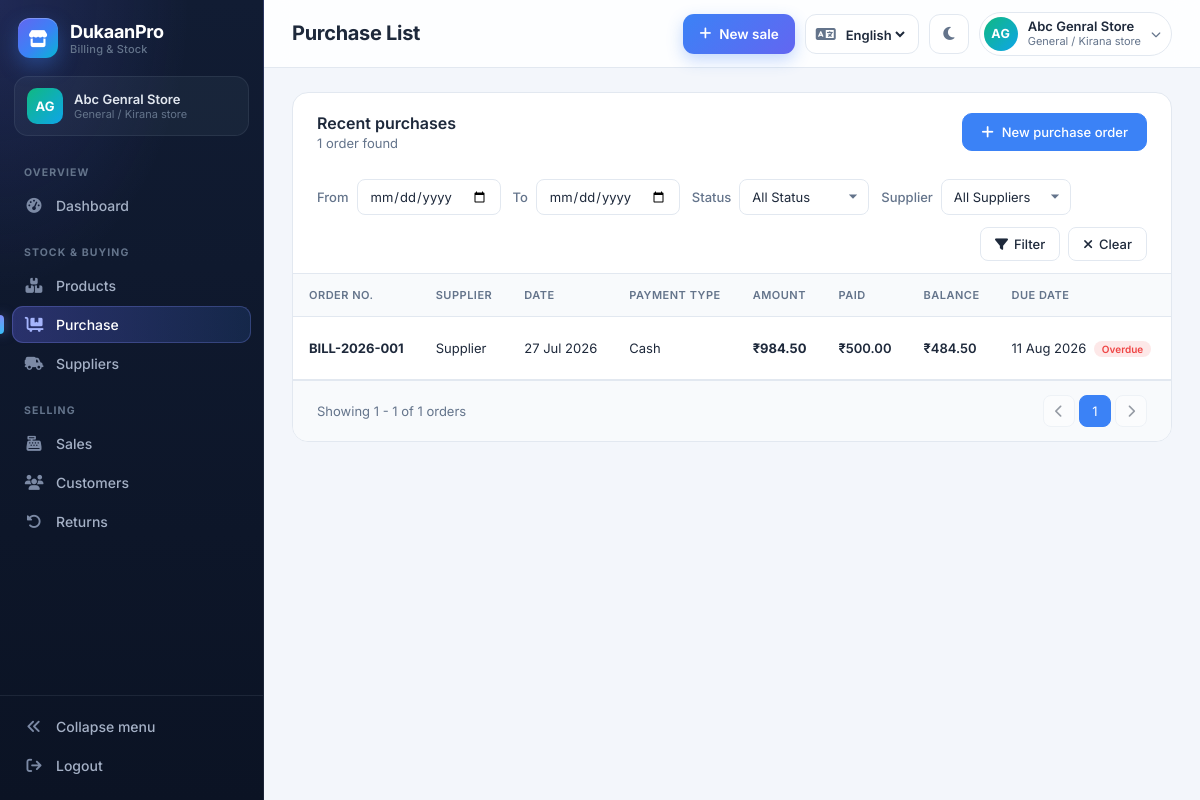
Page /purchase-product-list/ (signed in) on the earlier database version.
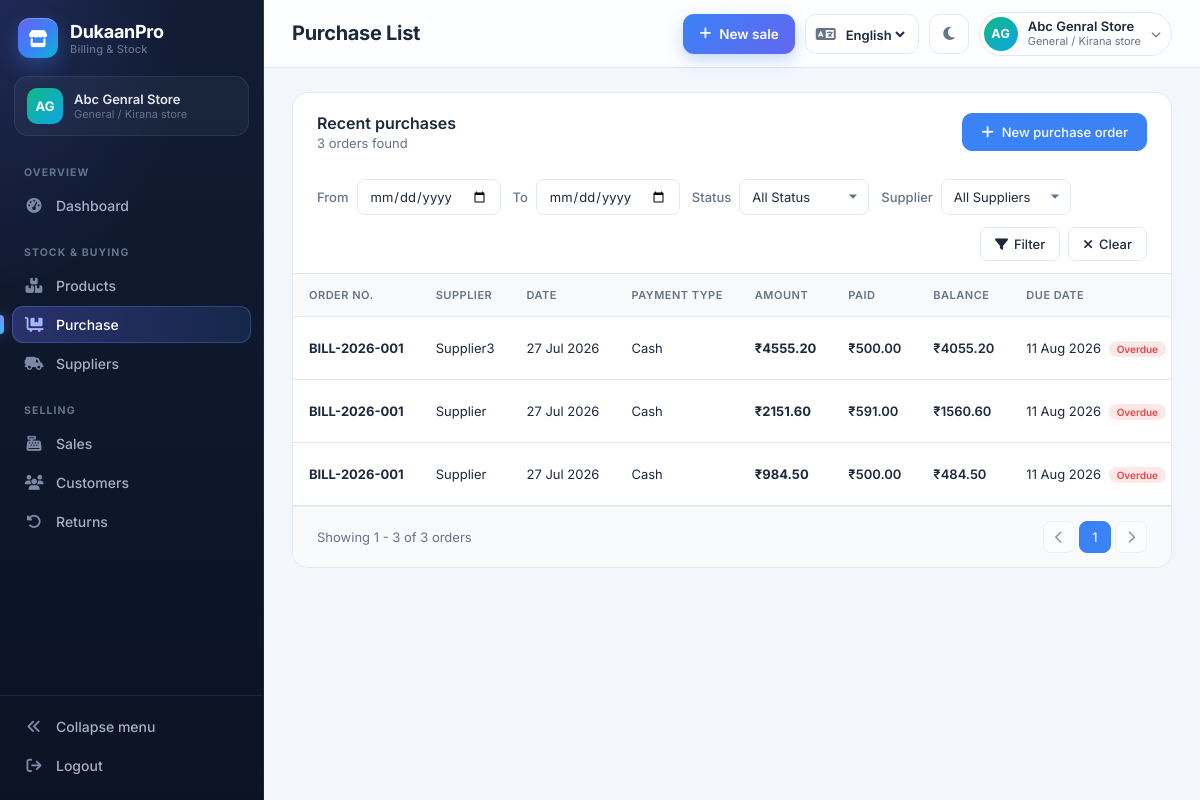
Same page on the later database version.
### pharma_app/models.py (models this page shows, shortened)
class Purchase(models.Model):
    objects = ShopScopedManager("retailer__shop_type")
    all_objects = models.Manager()
    PAYMENT_STATUS = (
        ("Paid", "Paid"),
        ("Partial", "Partial"),
        ("Unpaid", "Unpaid"),
    )
    PAYMENT_TYPE = (
        ("Cash", "Cash"),
        ("UPI", "UPI"),
        ("Bank Transfer", "Bank Transfer"),
        ("Cheque", "Cheque"),
        ("Credit", "Credit"),
    )
    retailer = models.ForeignKey(
        Retailer,
        on_delete=models.CASCADE,
        related_name="purchases"
    )
    supplier = models.ForeignKey(
            Supplier,
            on_delete=models.CASCADE,
            related_name="supplier"
        )
    bill_number = models.CharField(max_length=100)
    bill_date = models.DateField()
    bill_time = models.TimeField(blank=True, null=True)
    invoice_date = models.DateField()
    payment_terms = models.CharField(max_length=50, blank=True, null=True)
    due_date = models.DateField(blank=True, null=True)
    state_of_supply = models.CharField(max_length=100,blank=True, null=True)
    warehouse = models.CharField(max_length=100, blank=True, null=True)
    subtotal = models.DecimalField(max_digits=12, decimal_places=2, default=0)
    discount = models.DecimalField(max_digits=12, decimal_places=2, default=0)
    gst = models.DecimalField(max_digits=12, decimal_places=2, default=0)
    transport_charge = models.DecimalField(max_digits=12, decimal_places=2, default=0)
    other_charge = models.DecimalField(max_digits=12, decimal_places=2, default=0)
    grand_total = models.DecimalField(max_digits=12, decimal_places=2, default=0)
    paid_amount = models.DecimalField(max_digits=12, decimal_places=2, default=0)
    due_amount = models.DecimalField(max_digits=12, decimal_places=2, default=0)
    payment_type = models.CharField(max_length=30, choices=PAYMENT_TYPE, blank=True, null=True)
    payment_status = models.CharField(max_length=20, choices=PAYMENT_STATUS, default="Unpaid")
    remarks = models.TextField(blank=True, null=True)
    bill_file = models.FileField(upload_to="purchase_bills/", blank=True, null=True)
    tax_type = models.CharField(max_length=5, blank=True, default="")
    cgst = models.DecimalField(max_digits=12, decimal_places=2, default=0)
    sgst = models.DecimalField(max_digits=12, decimal_places=2, default=0)
    igst = models.DecimalField(max_digits=12, decimal_places=2, default=0)
    returned_amount = models.DecimalField(max_digits=12, decimal_places=2, default=0)
    created_at = models.DateTimeField(auto_now_add=True)
    updated_at = models.DateTimeField(auto_now=True)
    class Meta:
        ordering = [
            "-bill_date",
            "-created_at"
        ]
        indexes = [
            models.Index(
                fields=["retailer", "-bill_date"],
                name="purchase_retailer_date_idx"
            ),
            models.Index(
                fields=["retailer", "supplier", "-bill_date"],
                name="purchase_supplier_date_idx"
            ),
            models.Index(
                fields=["retailer", "payment_status", "-bill_date"],
                name="purchase_status_date_idx"
            ),
        ]

class Supplier(models.Model):
    objects = ShopScopedManager("retailer__shop_type")
    all_objects = models.Manager()
    retailer = models.ForeignKey(
        Retailer,
        on_delete=models.CASCADE,
        related_name="suppliers"
    )
    supplier_name = models.CharField(max_length=200)
    contact_person = models.CharField(max_length=150, blank=True, null=True)
    mobile = models.CharField(max_length=15)
    alternate_mobile = models.CharField(max_length=15, blank=True, null=True)
    email = models.EmailField(blank=True,null=True)
    gst_number = models.CharField(max_length=20, blank=True, null=True)
    pan_number = models.CharField(max_length=20, blank=True, null=True)
    address = models.TextField()
    city = models.CharField(max_length=100)
    state = models.CharField(max_length=100)
    pincode = models.CharField(max_length=10)
    opening_balance = models.DecimalField(max_digits=12, decimal_places=2, default=0)
    credit_limit = models.DecimalField(max_digits=12, decimal_places=2, default=0)
    credit_days = models.PositiveIntegerField(default=0)
    is_active = models.BooleanField(default=True)
    notes = models.TextField(blank=True, null=True)
    created_at = models.DateTimeField(auto_now_add=True)
    updated_at = models.DateTimeField(auto_now=True)
    class Meta:
        ordering = ["supplier_name"]
        unique_together = ("retailer", "supplier_name")
    def __str__(self):
        return self.supplier_name

### pharma_app/views.py (the view)
# urls.py: path('purchase-product-list/', views.purchase_list, name='purchase_product_list'),
@login_required(login_url='/user-login/')
def purchase_list(request):
    try:
        purchases = Purchase.objects.select_related("retailer", "supplier").all()
        supplier_list = Supplier.objects.filter(is_active=True)
        if not (request.user.is_superuser or request.user.is_staff):
            user_retailer = getattr(request.user, 'retailer', request.user)
            purchases = purchases.filter(retailer=user_retailer)
            supplier_list = supplier_list.filter(retailer=user_retailer)
        purchases = purchases.order_by("-bill_date", "-created_at")
        supplier_list = supplier_list.order_by("supplier_name")
        from_date = _parse_date(request.GET.get("from_date"))
        to_date = _parse_date(request.GET.get("to_date"))
        status = request.GET.get("status", "").strip()
        supplier_id = request.GET.get("supplier", "").strip()
        if from_date:
            purchases = purchases.filter(bill_date__gte=from_date)
        if to_date:
            purchases = purchases.filter(bill_date__lte=to_date)
        if status:
            purchases = purchases.filter(payment_status=status)
        if supplier_id.isdigit():
            purchases = purchases.filter(supplier_id=supplier_id)
        paginator = Paginator(purchases, 25)
        page_number = request.GET.get("page")
        page_obj = paginator.get_page(page_number)
    except Exception:
        logger.exception("Failed to fetch purchase list.")
        messages.error(
            request, gettext('Something went wrong while loading purchases.')
        )
        page_obj = Paginator(Purchase.objects.none(), 25).get_page(1)
        supplier_list = Supplier.objects.none()
    context = {
        "purchases": page_obj,
        "page_obj": page_obj,
        "supplier_list": supplier_list,
        "is_admin": request.user.is_superuser,
        "today": timezone.localdate(),
    }
    return render(request, "purchase_list.html", context)

### pharma_app/context_processors.py (called while the page is built)
def app_branding(request):
    return {"app_name": getattr(settings, "APP_DISPLAY_NAME", "DukaanPro")}

### pharma_app/shop_services.py (called while the page is built)
def inactive_shop_types():
    cached = getattr(_state, "inactive", None)
    if cached is not None:
        return cached
    from .models import ShopTypeService  # models import this module
    try:
        return frozenset(
            ShopTypeService.all_objects.filter(is_active=False).values_list("shop_type", flat=True)
        )
    except Exception:
        return frozenset()

def set_request_cache(value):
    _state.inactive = value

def clear_request_cache():
    _state.inactive = None

    def _shop_type_lookup(self):
        if self.lookup:
            return self.lookup
        return getattr(self.model._default_manager, "lookup", None)

    def get_queryset(self):
        queryset = super().get_queryset()
        inactive = inactive_shop_types()
        lookup = self._shop_type_lookup()
        if inactive and lookup:
            queryset = queryset.exclude(**{f"{lookup}__in": list(inactive)})
        return queryset

### pharma_app/shop_types.py (called while the page is built)
def normalize_shop_type(value):
    return value if value in SHOP_TYPE_LABELS else DEFAULT_SHOP_TYPE

### pharma_app/templates/purchase_list.html (shortened to what the changed rows need)
{% extends "base.html" %}
{% load i18n i18n_extras %}
{% load static %}
{% block css %}
<link rel="stylesheet" href="{% static 'css/dashboard.css' %}">
<link rel="stylesheet" href="{% static 'css/list_pages.css' %}">
<link rel="stylesheet" href="{% static 'css/error_message.css' %}">
{% endblock %}
{% block page_title %}
    <h1>{% translate "Purchase List" %}</h1>
{% endblock %}
{% block body %}
<div class="purchases-section">
    <div class="section-header with-count">
        <div>
            <h2>{% translate "Recent purchases" %}</h2>
            <p>{% blocktranslate count counter=page_obj.paginator.count %}{{ counter }} order found{% plural %}{{ counter }} orders found{% endblocktranslate %}</p>
        </div>
    </div>
    <div class="table-container">
        <table class="data-table">
            <thead>
                <tr>
                    <th>{% translate "Order No." %}</th>
                    <th>{% translate "Supplier" %}</th>
                    <th>{% translate "Date" %}</th>
                    <th>{% translate "Payment Type" %}</th>
                    <th>{% translate "Amount" %}</th>
                    <th>{% translate "Paid" %}</th>
                    <th>{% translate "Balance" %}</th>
                    <th>{% translate "Due Date" %}</th>
                    <th>{% translate "Status" %}</th>
                </tr>
            </thead>
            <tbody>
                {% for purchase in purchases %}
                    <tr>
                        <td><a href="{% url 'purchase_detail' purchase.id %}" class="order-no" style="text-decoration:none;"><strong>{{ purchase.bill_number }}</strong></a></td>
                        <td>
                            <div class="supplier-cell">
                                <a href="{% url 'supplier_account' purchase.supplier_id %}" style="color:inherit;text-decoration:none;" title="{% translate "Supplier account" %}">{{ purchase.supplier }}</a>
                            </div>
                        </td>
                        <td>{{ purchase.bill_date|date:"d M Y" }}</td>
                        <td>{{ purchase.get_payment_type_display|tr|default:"—" }}</td>
                        <td><strong>₹{{ purchase.grand_total|floatformat:2 }}</strong></td>
                        <td class="amount-paid">₹{{ purchase.paid_amount|floatformat:2 }}</td>
                        <td class="{% if purchase.due_amount > 0 %}amount-due{% endif %}">₹{{ purchase.due_amount|floatformat:2 }}</td>
                        <td>
                            {% if purchase.due_date %}
                                {{ purchase.due_date|date:"d M Y" }}
                                {% if purchase.due_amount > 0 and purchase.due_date < today %}
                                    <span class="status-pill unpaid" style="margin-left:4px;padding:2px 8px;font-size:10px;">{% translate "Overdue" %}</span>
                                {% endif %}
                            {% else %}
                                N/A
                            {% endif %}
                        </td>
                        <td>
                        </td>
                    </tr>
                {% endfor %}
            </tbody>
        </table>
    </div>
    <div class="table-footer">
        <div class="showing-text">
        </div>
        <div class="pagination">
            {% if page_obj.has_previous %}
                <a
                    href="?page={{ page_obj.previous_page_number }}{% if request.GET.from_date %}&from_date={{ request.GET.from_date }}{% endif %}{% if request.GET.to_date %}&to_date={{ request.GET.to_date }}{% endif %}{% if request.GET.status %}&status={{ request.GET.status }}{% endif %}{% if request.GET.supplier %}&supplier={{ request.GET.supplier }}{% endif %}{% if request.GET.search %}&search={{ request.GET.search }}{% endif %}"
                    class="page-btn"
                    title="{% translate "Previous" %}"
                >
                    <i class="fas fa-chevron-left"></i>
                </a>
            {% else %}
                <button class="page-btn" disabled>
                    <i class="fas fa-chevron-left"></i>
                </button>
            {% endif %}
            {% for num in page_obj.paginator.page_range %}
                {% if num == page_obj.number %}
                    <button class="page-btn active">
                        {{ num }}
                    </button>
                {% endif %}
            {% endfor %}
            {% if page_obj.has_next %}
                <a
                    href="?page={{ page_obj.next_page_number }}{% if request.GET.from_date %}&from_date={{ request.GET.from_date }}{% endif %}{% if request.GET.to_date %}&to_date={{ request.GET.to_date }}{% endif %}{% if request.GET.status %}&status={{ request.GET.status }}{% endif %}{% if request.GET.supplier %}&supplier={{ request.GET.supplier }}{% endif %}{% if request.GET.search %}&search={{ request.GET.search }}{% endif %}"
                    class="page-btn"
                    title="{% translate "Next" %}"
                >
                    <i class="fas fa-chevron-right"></i>
                </a>
            {% else %}
                <button class="page-btn" disabled>
                    <i class="fas fa-chevron-right"></i>
                </button>
            {% endif %}
        </div>
    </div>
</div>
{% endblock %}

Differences in the rows shown:
added Purchase: bill_number "BILL-2026-001", supplier "Supplier3", bill_date "27 Jul 2026", payment_type|tr "Cash", grand_total "4555.20", paid_amount "500.00", due_amount "4055.20", due_date "11 Aug 2026"
added Purchase: bill_number "BILL-2026-001", supplier "Supplier", bill_date "27 Jul 2026", payment_type|tr "Cash", grand_total "2151.60", paid_amount "591.00", due_amount "1560.60", due_date "11 Aug 2026"
Other differences:
text no longer shown: "1 order found Showing 1 - 1 of 1 orders"
text now shown: "3 orders found Showing 1 - 3 of 3 orders"
